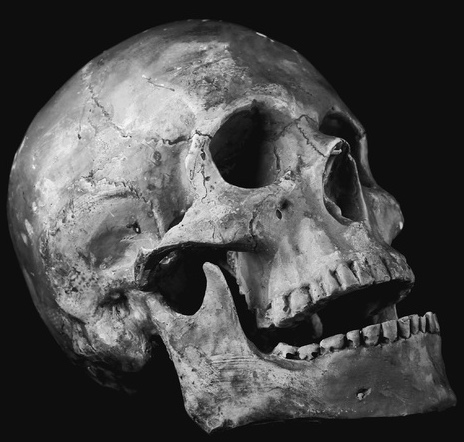
#> input picture skull.jpg, 464 x 442 px
$ python imageasciify.py skull.jpg   (older library calls are emulated)
#> lines starting #> are read from the running program, lines starting #| are printed output that depends on the picture
from PIL import Image, ImageFilter
import getopt, sys

defaulttones = [' ','.',':','!','c','o','C','O','8','@']

def createAsciiArt(im_name,cellsW=50,cellsH=30,tones=defaulttones,method=1,reverse=False,contrast=True,filename="print"):
    #Read image
    im = Image.open(im_name)
    bwim = im.convert("L")

    if reverse:
        tones.reverse()

    if method==1:
        cells,qmax,qmin = averageMethod(bwim,cellsW,cellsH)
    else:
        cells,qmax,qmin = scaleMethod(bwim,cellsW,cellsH)

    outputAscii(cells,qmax,qmin,contrast,filename,tones)

def getCellValue(img,cellX,cellY,pixelsPerCellW,pixelsPerCellH):
    cellTone = 0
    for x in range(cellX*pixelsPerCellW,cellX*pixelsPerCellW+pixelsPerCellW-1):
        for y in range(cellY*pixelsPerCellH,cellY*pixelsPerCellH+pixelsPerCellH-1):
            pixel = img.getpixel((x,y))
            cellTone += pixel/256
    return cellTone/(pixelsPerCellH*pixelsPerCellW)

def getCharFromTone(tone,tones):
    toneIdx = int(tone*(len(tones)))
    return tones[toneIdx]

def averageMethod(img, cellsW=50,cellsH=30):
    cells = [[0.0 for x in range(0,cellsH)] for y in range(0,cellsW)]
    qmax = 0
    qmin = 1
    pixelsPerCellW = int((img.width) / cellsW)
    pixelsPerCellH = int((img.height) / cellsH)
    for y in range(0,cellsH):
        for x in range(0,cellsW):
            cells[x][y] = getCellValue(img,x,y, pixelsPerCellW,pixelsPerCellH)
            #if cells[x][y]>=.8:cells[x][y]=0
            if qmax < cells[x][y]: qmax = cells[x][y]
            if qmin > cells[x][y]: qmin = cells[x][y]
    return cells,qmax,qmin

def scaleMethod(qimg,cellsW=50,cellsH=30):
    img = qimg.resize((cellsW,cellsH),Image.ANTIALIAS)
    cells = [[0.0 for x in range(0,cellsH)] for y in range(0,cellsW)]
    qmax = 0
    qmin = 1
    for y in range(0,cellsH):
        for x in range(0,cellsW):
            cells[x][y] = img.getpixel((x,y))/256
            #if cells[x][y]>=.8:cells[x][y]=0
            if qmax < cells[x][y]: qmax = cells[x][y]
            if qmin > cells[x][y]: qmin = cells[x][y]
    return cells,qmax,qmin


def outputAscii(cells,qmax,qmin,contrast=True,filename="print",tones=defaulttones):
    if filename!="print": f = open(filename,"w")
    for y in range(0,len(cells[0])):
        fileline=""
        for x in range(0,len(cells)):
            if contrast: cells[x][y] = (cells[x][y] - qmin) /(qmax-qmin+0.00001)
            fileline += getCharFromTone(cells[x][y],tones)
        if filename=="print":
            print (fileline)
        else:
            f.write(fileline+"\n")
    if filename!="print":
        f.close()

def doTones():
    for tone in range(0,100):
        print(tone,getCharFromTone(tone/100,tones))

def usage():
    print("Ascii Art Creator")
    print("You need to supply one argument for image til ASCII'fied")
    print()
    print(" -c            (Maximizes contrast)")
    print(" -o <filename> (Output file, if omitted it will print)")
    print(" -m            (Use average method, default is scale method)")
    print(" -t <tone>     (Set your own tones a char string from char representing lightest tone to char representing darkest tone)")
    print(" -r            (tones reversed)")
    print(" -x <number>   (width in chars of char image)")
    print(" -y <number>   (height in chars of char image)")

def main():
    try:
        opts, args = getopt.getopt(sys.argv[1:], "ho:cmt:rx:y:", ["help","output=","contrast","method","tones=","reverse","width=","height="])
    except getopt.GetoptError as err:
        # print help information and exit:
        print(err) # will print something like "option -a not recognized"
        usage()
        sys.exit(2)

    output="print"
    reverse=False
    contrast=False
    tones=defaulttones
    method=2
    width=60
    height=30

    for o, a in opts:
        if  len(args)==0 or o in ("-h", "--help"):
            usage()
            sys.exit()
        else:
            if o in ("-o", "--output"):output = a
            if o in ("-r", "--reverse"):reverse = True
            if o in ("-c", "--contrast"):contrast = True
            if o in ("-t", "--tones"):
                for letter in a:
                    tones.append(letter)
            if o in ("-m", "--method"):method = 1
            if o in ("-x", "--width"):width = int(a)
            if o in ("-y", "--height"):height = int(a)

    createAsciiArt(args[0],cellsW=width,cellsH=height,tones=tones,method=method,reverse=reverse,contrast=contrast,filename=output)
#> in createAsciiArt, im is the input picture: PIL image 464x442 RGB; min 0, max 255, mean 74.1
#> in scaleMethod, `img = qimg.resize((cellsW,cellsH),Image.ANTIALIAS)`:
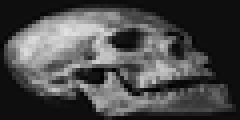
#> img: PIL image 60x30 L (shown 4 times larger); min 0, max 225, mean 74.1
#> after the loop in scaleMethod, `for y in range(0,cellsH):`: cells = 60 items; qmax = 0.879; qmin = 0
#> in createAsciiArt, `cells,qmax,qmin = scaleMethod(bwim,cellsW,cellsH)`: cells = 60 items; qmax = 0.879; qmin = 0
#> the loop in outputAscii, `for y in range(0,len(cells[0])):` made 30 passes
#> (printed output is left out)

main()
